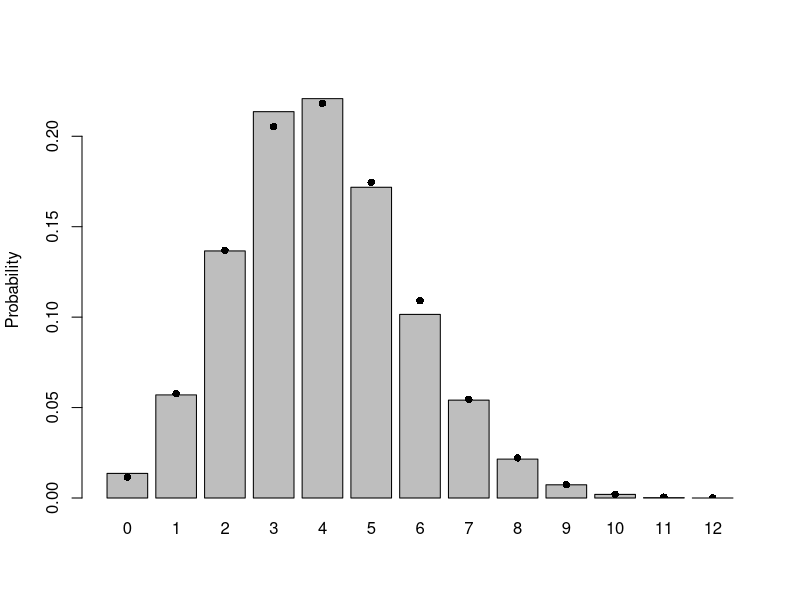
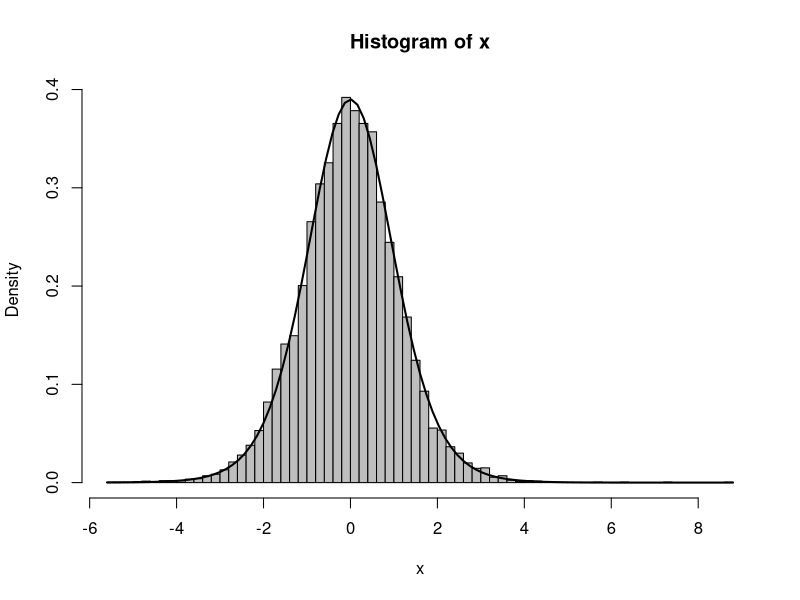

The R source for these figures, in order:
## ---- chunk 1
N=20; p=0.2
x = rbinom(10000,prob=p,size=N)
tx = table(factor(x,levels=0:12))/10000
b1 = barplot(tx,ylim=c(0,0.23),ylab="Probability")
points(b1,dbinom(0:12,prob=p,size=N),pch=16)
## ---- chunk 2
var_vals=1/rgamma(10000,shape=5,scale=1/5)
sd_vals = sqrt(var_vals)
x = rnorm(10000,mean=0,sd=sd_vals)
hist(x,prob=TRUE,breaks=100,col="gray")
curve(dt(x,df=11),add=TRUE,lwd=2)
